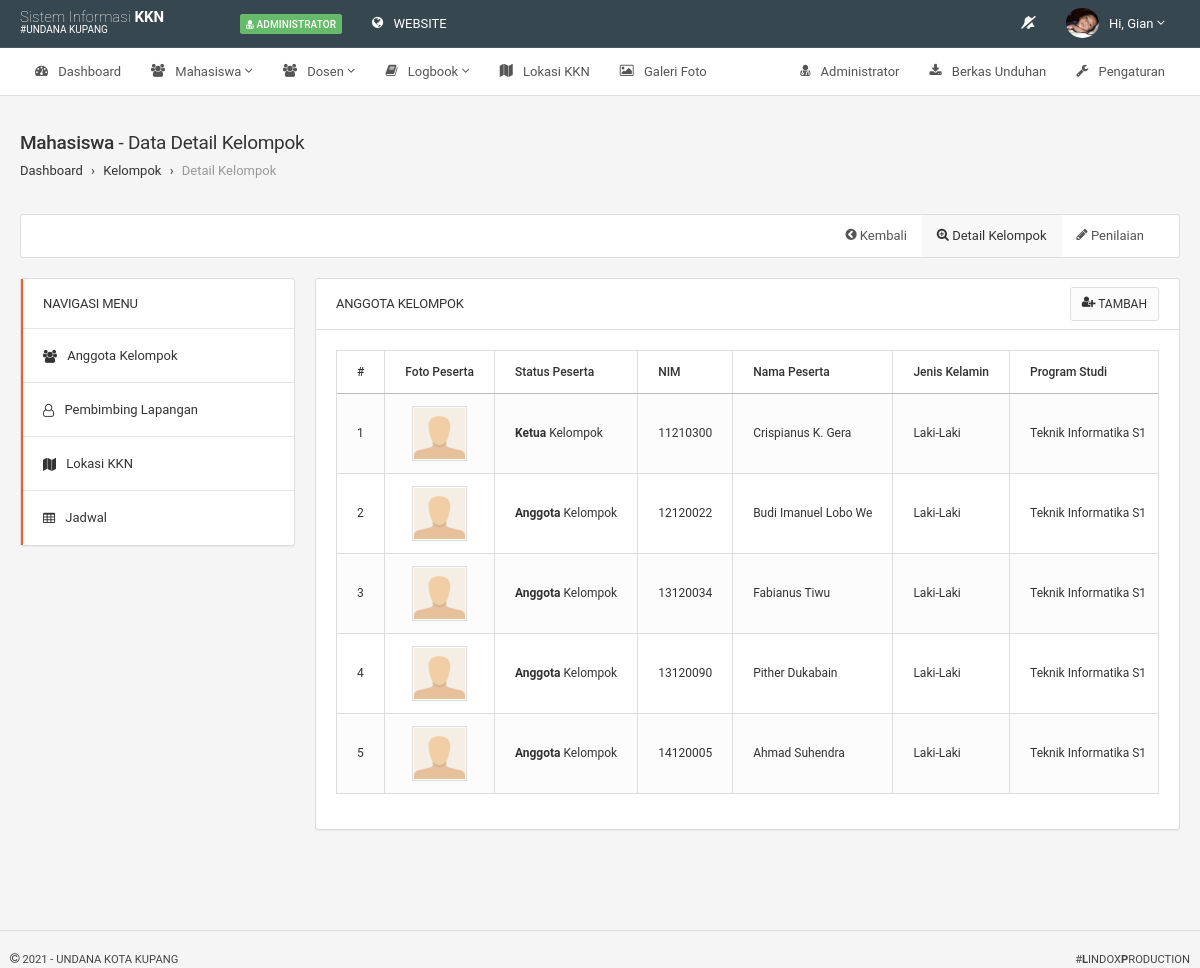
Page /pages/admin/?page=detail-kelompok&kelompok=18 (signed in) on the committed database.
### tables this page shows
CREATE TABLE IF NOT EXISTS `tbl_has_peserta` (
  `id_has_peserta` int(11) NOT NULL AUTO_INCREMENT,
  `id_kelompok` varchar(5) NOT NULL,
  `id_peserta` varchar(5) NOT NULL,
  `status_has_peserta` enum('ketua','anggota') NOT NULL,
  PRIMARY KEY (`id_has_peserta`)
);

CREATE TABLE IF NOT EXISTS `tbl_mahasiswa` (
  `id_mahasiswa` int(11) NOT NULL AUTO_INCREMENT,
  `id_prodi` varchar(11) NOT NULL,
  `nim` varchar(10) NOT NULL,
  `pin_krs` varchar(10) NOT NULL,
  `nama_mahasiswa` varchar(90) NOT NULL,
  `jk_mahasiswa` enum('laki-laki','perempuan','','') NOT NULL,
  `tempat_lahir` varchar(80) NOT NULL,
  `tgl_lahir` date NOT NULL,
  `agama_mahasiswa` varchar(80) NOT NULL,
  `no_tlp_mahasiswa` varchar(30) NOT NULL,
  `email_mahasiswa` varchar(80) NOT NULL,
  `alamat_mahasiswa` text NOT NULL,
  `tahun_angkatan` varchar(9) NOT NULL,
  `foto_mahasiswa` text NOT NULL,
  PRIMARY KEY (`id_mahasiswa`)
);

CREATE TABLE IF NOT EXISTS `tbl_prodi` (
  `id_prodi` int(11) NOT NULL AUTO_INCREMENT,
  `kode_prodi` varchar(5) NOT NULL,
  `nama_prodi` varchar(80) NOT NULL,
  `singkatan_prodi` varchar(10) NOT NULL,
  PRIMARY KEY (`id_prodi`)
);

### setting/include/admin_control.php (called while the page is built, shortened)
<?php
	include '../../setting/function/func_title.php';
	include '../../setting/function/func_media.php';
	include '../../setting/connect/config.php';
	$id_user   = $_SESSION['id_user'];
	$q_login   = mysqli_query($dbconnect,"SELECT * FROM tbl_admin WHERE id_admin='$id_user'");
	$r_login   = mysqli_fetch_array($q_login);
	$namaadmin = explode(" ",$r_login['nama_admin']);
	$namadepan = $namaadmin[0];
?>

### setting/function/func_media.php (called while the page is built, shortened)
<?php
function jk($jk){
	if($jk == "laki-laki") {
		$tampil = "Laki-Laki";
	}elseif($jk == "perempuan"){
		$tampil = "Perempuan";
	}else{
		$tampil = "";
	}
	return $tampil;
}
function cek_file($file)
{
	if(empty($file)) {
		$tampil = "default.pdf";
	}
	else{
		$tampil = $file;
	}
	return $tampil;
}function cek_foto($foto)
{
	if(empty($foto)) {
		$tampil = "default.png";
	}
	else{
		$tampil = $foto;
	}
	return $tampil;
}
?>

### pages/admin/pages/mahasiswa/detail_kelompok.php (the view, shortened to what this page needs)
<?php
	if(isset($_GET['kelompok'])){
		$id_kelompok   = $_GET['kelompok'];
		$r_tkelompok   = mysqli_fetch_array(mysqli_query($dbconnect,"SELECT * FROM tbl_kelompok WHERE id_kelompok='$id_kelompok'"));
		$r_thaspeserta = mysqli_fetch_array(mysqli_query($dbconnect,"SELECT * FROM tbl_has_peserta WHERE id_kelompok='$r_tkelompok[id_kelompok]'"));
		$r_tpeserta	   = mysqli_fetch_array(mysqli_query($dbconnect,"SELECT * FROM tbl_peserta WHERE id_peserta='$r_thaspeserta[id_peserta]' AND status_peserta='sudah'"));
		$q_banggota    = mysqli_query($dbconnect,"SELECT * FROM tbl_has_peserta WHERE id_kelompok='$id_kelompok' AND status_has_peserta='anggota'");
		$q_bketua	   = mysqli_query($dbconnect,"SELECT * FROM tbl_has_peserta WHERE id_kelompok='$id_kelompok' AND status_has_peserta='ketua'");
		$cek_ketua     = mysqli_num_rows($q_bketua);
		$r_bketua	   = mysqli_fetch_array($q_bketua);
		$r_bpeserta	   = mysqli_fetch_array(mysqli_query($dbconnect,"SELECT * FROM tbl_peserta WHERE id_peserta='$r_bketua[id_peserta]' AND status_peserta='sudah'"));
		$r_bmahasiswa  = mysqli_fetch_array(mysqli_query($dbconnect,"SELECT * FROM tbl_mahasiswa WHERE id_mahasiswa='$r_tpeserta[id_mahasiswa]'"));
		$r_bprodi      = mysqli_fetch_array(mysqli_query($dbconnect,"SELECT * FROM tbl_prodi WHERE id_prodi='$r_bmahasiswa[id_prodi]'"));
	}
?>
<div class="navbar navbar-default navbar-component navbar-xs">
	<div class="navbar-collapse collapse" id="navbar-filter">
		<div class="navbar-right">
			<ul class="nav navbar-nav">
				<li ><a href="?page=kelompok"><i style="margin-top:1px;" class="fa fa-chevron-circle-left"></i> Kembali</a></li>
				<li class="active"><a href="#"><i class="fa fa-search-plus"></i> Detail Kelompok</a></li>
				<li class=""><a href="?page=nilai-pb&kelompok=<?=$id_kelompok;?>"><i class="fa fa-pencil"></i> Penilaian</a></li>
			</ul>
		</div>
	</div>
</div>
<div class="row">
	<div class="col-sm-12">
		<div class="row">
			<div class="tab-content" id="myTabContent">
				<div class="tab-pane fade in active" id="tab1">
					<div class="col-sm-3">
						<div class="row">
							<div class="col-sm-12">
								<div class="panel panel-white">
								<div class="border-left-warning border-left-lg">
										<div class="panel-heading" style="margin-bottom:-9px;">
										<h6 class="panel-title">Navigasi Menu</h6>
									</div>
									<div class="list-group no-border no-padding-top">
									<div class="list-group-divider"></div>
										<a href="#anggotak" data-toggle="tab" aria-expanded="false" class="list-group-item"><i class="fa fa-users"></i> Anggota Kelompok</a>
									<div class="list-group-divider"></div>
										<a href="#pembimbing" data-toggle="tab" aria-expanded="false" class="list-group-item"><i class="fa fa-user-o"></i> Pembimbing Lapangan</a>
									<div class="list-group-divider"></div>
										<a href="#lokasi" data-toggle="tab" aria-expanded="false" class="list-group-item"><i class="fa fa-map"></i> Lokasi KKN</a>
									<div class="list-group-divider"></div>
										<a href="#jadwalmonev" data-toggle="tab" aria-expanded="false" class="list-group-item"><i class="fa fa-table"></i> Jadwal</a>
									</div>
								</div>
								</div>
							</div>
						</div>
					</div>
					<div class="col-sm-9">
					<div class="row">
					<div class="tab-content" id="myTabContent">
					<div class="tab-pane fade in active" id="anggotak">
					<div class="col-sm-12">
						<div class="panel panel-white">
							<div class="panel-heading">
								<h6 class="panel-title">Anggota Kelompok</h6>
								<div class="heading-elements">
									<button data-toggle="modal" data-target="#anggota" type="button" class="btn btn-default btn-sm heading-btn"><i style="margin-top:-4px;" class="fa fa-user-plus"></i> Tambah</button>
								</div>
							</div>
							<div class="panel-body">
							<div class="table-responsive">
								<table class="table table-striped table-bordered table-hover">
									<thead>
										<tr>
											<th>#</th>
											<th>Foto Peserta</th>
											<th>Status Peserta</th>
											<th>NIM</th>
											<th>Nama Peserta</th>
											<th>Jenis Kelamin</th>
											<th>Program Studi</th>
										</tr>
									</thead>
									<tbody>
									<?php
										if($cek_ketua!==0){
									?>
										<tr>
											<td>1</td>
											<td><center><img src="../../setting/save/mahasiswa/<?=cek_foto($r_bmahasiswa['foto_mahasiswa']);?>" class="resident-picture"></center></td>
											<td><b><?=ucwords($r_bketua['status_has_peserta'])?></b> Kelompok</td>
											<td><?=$r_bmahasiswa['nim']?></td>
											<td><?=ucwords($r_bmahasiswa['nama_mahasiswa'])?></td>
											<td><?=ucwords(jk($r_bmahasiswa['jk_mahasiswa']))?></td>
											<td><?=ucwords($r_bprodi['nama_prodi'])?></td>
										</tr>
									<?php
										}
										if(($cek_ketua!==0) || ($cek_ketua==0)) {
											$no=2;
										}
										while($r_banggota = mysqli_fetch_array($q_banggota)){
										$r_gpeserta	   = mysqli_fetch_array(mysqli_query($dbconnect,"SELECT * FROM tbl_peserta WHERE id_peserta='$r_banggota[id_peserta]' AND status_peserta='sudah'"));
										$r_gmahasiswa  = mysqli_fetch_array(mysqli_query($dbconnect,"SELECT * FROM tbl_mahasiswa WHERE id_mahasiswa='$r_gpeserta[id_mahasiswa]'"));
										$r_bgprodi      = mysqli_fetch_array(mysqli_query($dbconnect,"SELECT * FROM tbl_prodi WHERE id_prodi='$r_gmahasiswa[id_prodi]'"));
									?>
										<tr>
											<td><?=$no++;?></td>
											<td><center><img src="../../setting/save/mahasiswa/<?=cek_foto($r_gmahasiswa['foto_mahasiswa']);?>" class="resident-picture"></center></td>
											<td><b><?=ucwords($r_banggota['status_has_peserta'])?></b> Kelompok</td>
											<td><?=$r_gmahasiswa['nim']?></td>
											<td><?=ucwords($r_gmahasiswa['nama_mahasiswa'])?></td>
											<td><?=ucwords(jk($r_gmahasiswa['jk_mahasiswa']))?></td>
											<td><?=ucwords($r_bgprodi['nama_prodi'])?></td>
										</tr>
									<?php } ?>
									</tbody>
								</table>
							</div>
							</div>
						</div>
					</div>
					</div>
					</div>
					</div>
					</div>
				</div>
			</div>
		</div>
	</div>
</div>

### setting/include/admin_firstnavbar.php (shortened to what this page needs)
<?php
	$q_ppeserta  = mysqli_query($dbconnect,"SELECT * FROM tbl_peserta WHERE status_peserta!='sudah'");
	$cek_peserta = mysqli_num_rows($q_ppeserta);
?>
	<div class="navbar navbar-inverse">
	<div class="navbar-boxed">
		<div class="navbar-header">
			<a class="navbar-brand" href="?page=beranda" style="margin-top:-7px;"><span style="font-size:15px;"><span class="text-thin">Sistem Informasi</span> <b>KKN</b></span><p style="font-size:10px; margin-top:-7px;">#UNDANA KUPANG</p> </a>
		</div>
		<div class="navbar-collapse collapse" id="navbar-mobile">
			<p class="navbar-text"><span class="label bg-success-400"><i class='fa fa-user-md'></i> Administrator</span></p>
			<ul class="nav navbar-nav">
				<li>
					<a href="../../" target="_blank"><i class="fa fa-globe"></i> <span class="position-right">WEBSITE</span></a>
				</li>
			</ul>
			<ul class="nav navbar-nav navbar-right">
				<li class="dropdown">
					<a href="#" class="dropdown-toggle" data-toggle="dropdown">
						<i class="fa <?php if($cek_peserta == 0){ echo"fa-bell-slash";}else{ echo "fa-bell"; }?>"></i>
					</a>
				</li>
				<li class="dropdown dropdown-user <?php if (stripos($_SERVER['REQUEST_URI'], '?page=profil')){echo "active";}?>">
					<a class="dropdown-toggle" data-toggle="dropdown">
						<img src="../../setting/save/admin/<?=cek_foto($r_login['foto_admin']);?>" alt="">
						<span>Hi, <?=ucwords($namadepan);?></span>
						<i class="fa fa-angle-down"></i>
					</a>
				</li>
			</ul>
		</div>
	</div>
	</div>

### assets/template/css/colors.css (style rules this page uses)
.bg-success-400 { background-color:#66bb6a;border-color:#66bb6a;color:#fff }
.border-left-warning { border-left-color:#ff5722 }

### assets/lindox-style/css/lindox-style.css (style rules this page uses)
.btn { text-transform:uppercase; font-size:12px; }
.label i.fa { margin-bottom:2.6px; }
.table-responsive { width: 100%; margin-bottom: 15px; overflow-y: hidden; -ms-overflow-style: -ms-autohiding-scrollbar; border: 1px solid #ddd; }
.table-responsive>.table { margin-bottom: 0 }
.table-responsive>.table>thead>tr>th, .table-responsive>.table>tbody>tr>th, .table-responsive>.table>tfoot>tr>th, .table-responsive>.table>thead>tr>td, .table-responsive>.table>tbody>tr>td, .table-responsive>.table>tfoot>tr>td { white-space: nowrap }
.table-responsive>.table-bordered { border: 0 }
.table-responsive>.table-bordered>thead>tr>th:first-child, .table-responsive>.table-bordered>tbody>tr>th:first-child, .table-responsive>.table-bordered>tfoot>tr>th:first-child, .table-responsive>.table-bordered>thead>tr>td:first-child, .table-responsive>.table-bordered>tbody>tr>td:first-child, .table-responsive>.table-bordered>tfoot>tr>td:first-child { border-left: 0 }
.table-responsive>.table-bordered>tbody>tr:last-child>th, .table-responsive>.table-bordered>tfoot>tr:last-child>th, .table-responsive>.table-bordered>tbody>tr:last-child>td, .table-responsive>.table-bordered>tfoot>tr:last-child>td { border-bottom: 0; }
.navbar-nav li i.fa { margin-bottom:4px; }
h6.panel-title { font-weight:normal; font-size:13px; text-transform:uppercase; }
img.resident-picture { width:55px; height:55px; padding:1px; border:1px solid #ddd; }
.table-bordered > thead > tr > th, .table-bordered > tbody > tr > th, .table-bordered > tfoot > tr > th, .table-bordered > thead > tr > td, .table-bordered > tbody > tr > td, .table-bordered > tfoot > tr > td { font-size:12px; }

### rows in the picture
tbl_has_peserta: status_has_peserta "Ketua"
tbl_mahasiswa: nim "11210300", nama_mahasiswa "Crispianus K. Gera", jk_mahasiswa "Laki-Laki"
tbl_prodi: nama_prodi "Teknik Informatika S1"
tbl_has_peserta: status_has_peserta "Anggota", tbl_mahasiswa.nim "12120022", tbl_mahasiswa.nama_mahasiswa "Budi Imanuel Lobo We", tbl_mahasiswa.jk_mahasiswa "Laki-Laki", tbl_prodi.nama_prodi "Teknik Informatika S1"
tbl_has_peserta: status_has_peserta "Anggota", tbl_mahasiswa.nim "13120034", tbl_mahasiswa.nama_mahasiswa "Fabianus Tiwu", tbl_mahasiswa.jk_mahasiswa "Laki-Laki", tbl_prodi.nama_prodi "Teknik Informatika S1"
tbl_has_peserta: status_has_peserta "Anggota", tbl_mahasiswa.nim "13120090", tbl_mahasiswa.nama_mahasiswa "Pither Dukabain", tbl_mahasiswa.jk_mahasiswa "Laki-Laki", tbl_prodi.nama_prodi "Teknik Informatika S1"
tbl_has_peserta: status_has_peserta "Anggota", tbl_mahasiswa.nim "14120005", tbl_mahasiswa.nama_mahasiswa "Ahmad Suhendra", tbl_mahasiswa.jk_mahasiswa "Laki-Laki", tbl_prodi.nama_prodi "Teknik Informatika S1"

### other values in the picture
$namadepan "Gian"
